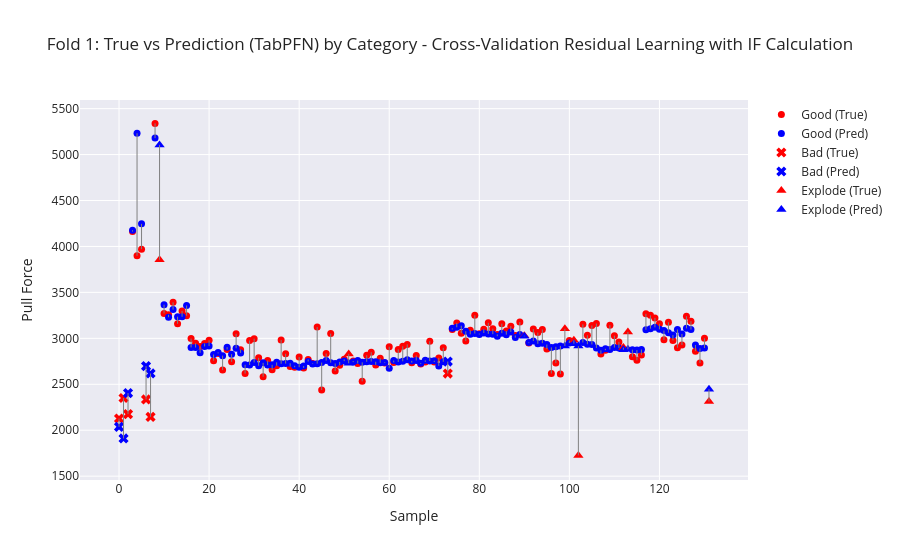
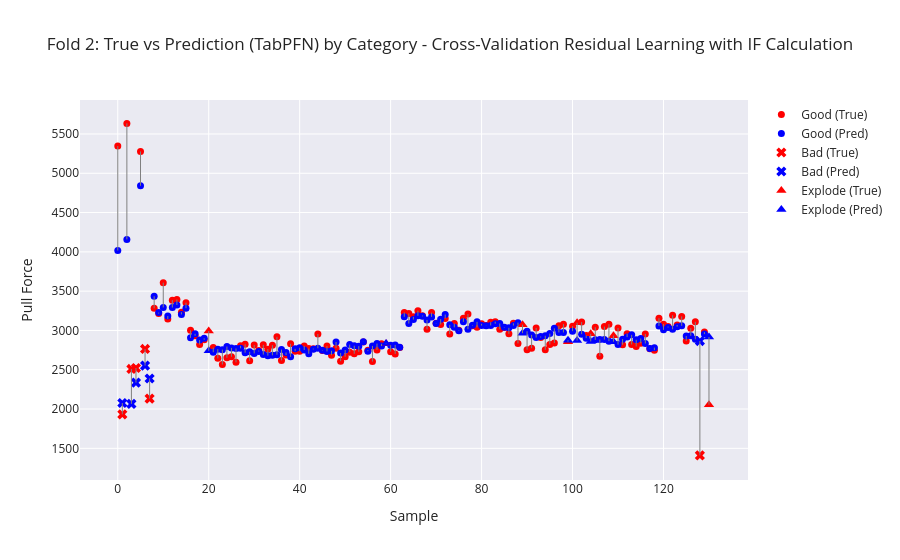
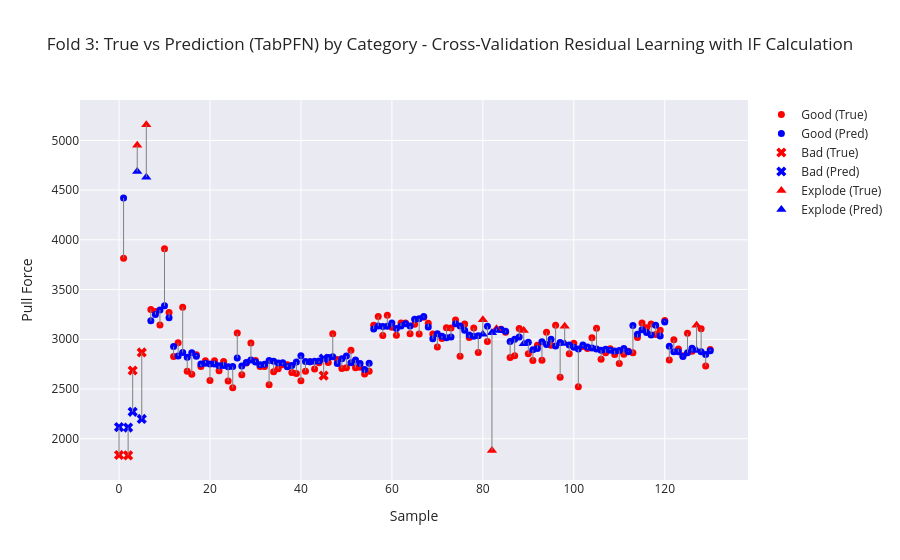

Notebook code cell kept with these figures, in order:
### Markdown cell above
# Cross Validation

### Code cell
cross_df = pd.read_csv("data/train_dev_data.csv")

skf = StratifiedKFold(n_splits=3, shuffle=True, random_state=42)

mae_list = []
rmse_list = []
R2_list = []

for fold, (train_index, val_index) in enumerate(skf.split(cross_df["Sample ID"], cross_df["Category"])):
    x_tr, y_tr = get_features_and_target(cross_df.iloc[train_index], target_column) 
    x_val, y_val = get_features_and_target(cross_df.iloc[val_index], target_column)


    x_tr['Physical_Calc'] = compute_physical_calc(x_tr) 
    x_val['Physical_Calc'] = compute_physical_calc(x_val)

    y_tr_delta = y_tr - x_tr['Physical_Calc'] 
    y_val_delta = y_val - x_val['Physical_Calc']

    x_train_res = x_tr.drop(columns=['Physical_Calc'])
    x_dev_res = x_val.drop(columns=['Physical_Calc'])

    x_tr_scale = sc.fit_transform(X=x_tr)
    x_val_scale = sc.transform(x_val)

    if model == 'XGBoost':
        dtrain = xgb.DMatrix(x_tr_scale, label=y_tr_delta)
        dval = xgb.DMatrix(x_val_scale, label=y_val_delta)

        params = {
            'objective': 'reg:squarederror',
            'max_depth': 1,
            'eta': 0.57,
            'eval_metric': 'rmse'
        }

        num_boost_round = 20
        bst = xgb.train(params, dtrain, num_boost_round)

        preds = bst.predict(dval)

    elif model == 'RandomForest':

        params = {
            'n_estimators': 19,
            'max_depth': 5,
            'min_samples_split': 6,
            'min_samples_leaf': 3,
            'random_state': 42,
        }

        preds = RandomForestRegressor(**params).fit(x_tr_scale, y_tr_delta).predict(x_val_scale)
        
    elif model == 'TabPFN':
        regressor = TabPFNRegressor()
        regressor.fit(x_tr, y_tr_delta)

        preds = regressor.predict(x_val)
        
    final_pred = x_val['Physical_Calc'] + preds

    mae  = mean_absolute_error(y_val, final_pred)
    rmse = root_mean_squared_error(y_val, final_pred)
    R2   = r2_score(y_val, final_pred)

    mae_list.append(mae) 
    rmse_list.append(rmse) 
    R2_list.append(R2)

    # Categories
    categories= cross_df.iloc[val_index]["Category"].values

    plot_visualizer(
        true_vals=y_val,
        pred_vals=final_pred,
        categories=categories,
        title=f"Fold {fold+1}: True vs Prediction ({model}) by Category - Cross-Validation Residual Learning with IF Calculation"
    )

    print(f"\nFold {fold+1}")
    print("MAE :", mae)
    print("RMSE:", rmse)
    print("R²  :", R2)

mae_mean = np.mean(mae_list) 
rmse_mean = np.mean(rmse_list) 
R2_mean = np.mean(R2_list)
